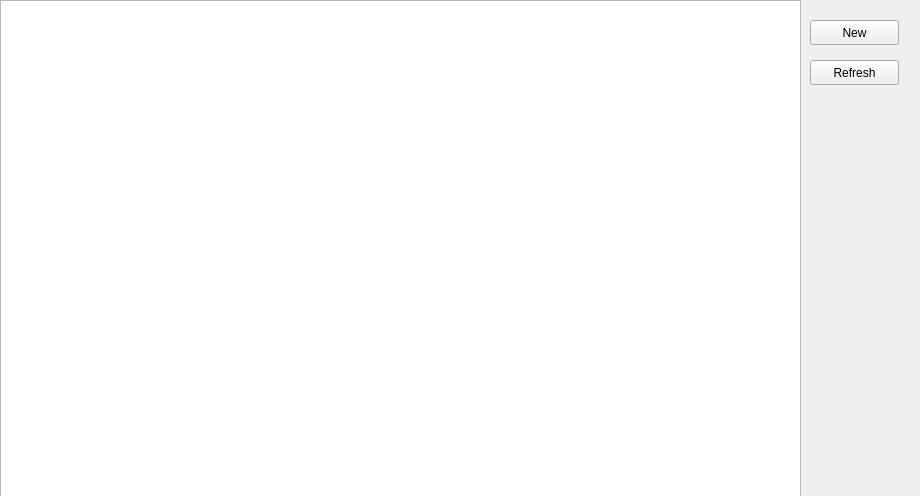
<?xml version="1.0" encoding="UTF-8"?>
<ui version="4.0">
 <class>MainWindow</class>
 <widget class="QMainWindow" name="MainWindow">
  <property name="geometry">
   <rect>
    <x>0</x>
    <y>0</y>
    <width>920</width>
    <height>496</height>
   </rect>
  </property>
  <property name="windowTitle">
   <string>MainWindow</string>
  </property>
  <widget class="QWidget" name="centralwidget">
   <widget class="QTableView" name="tableView">
    <property name="geometry">
     <rect>
      <x>0</x>
      <y>0</y>
      <width>801</width>
      <height>501</height>
     </rect>
    </property>
   </widget>
   <widget class="QPushButton" name="pushButton">
    <property name="geometry">
     <rect>
      <x>810</x>
      <y>20</y>
      <width>89</width>
      <height>25</height>
     </rect>
    </property>
    <property name="text">
     <string>New</string>
    </property>
   </widget>
   <widget class="QPushButton" name="refresh">
    <property name="geometry">
     <rect>
      <x>810</x>
      <y>60</y>
      <width>89</width>
      <height>25</height>
     </rect>
    </property>
    <property name="text">
     <string>Refresh</string>
    </property>
   </widget>
   <widget class="QLabel" name="usernamel">
    <property name="geometry">
     <rect>
      <x>810</x>
      <y>460</y>
      <width>67</width>
      <height>17</height>
     </rect>
    </property>
    <property name="text">
     <string/>
    </property>
   </widget>
  </widget>
 </widget>
 <resources/>
 <connections/>
</ui>
